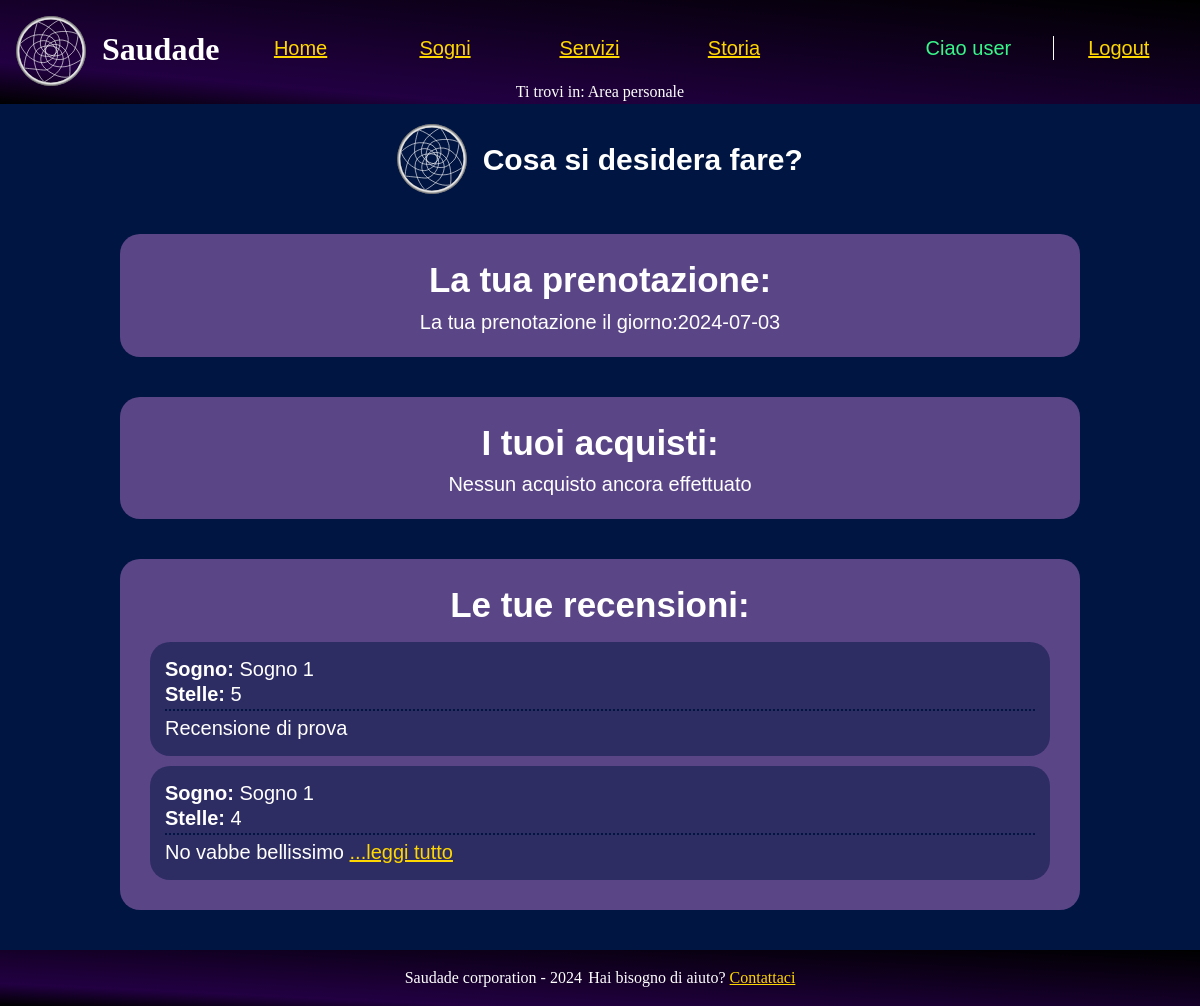
/src/php/dashboardUser.php (signed in), run on an earlier commit of the app's database.
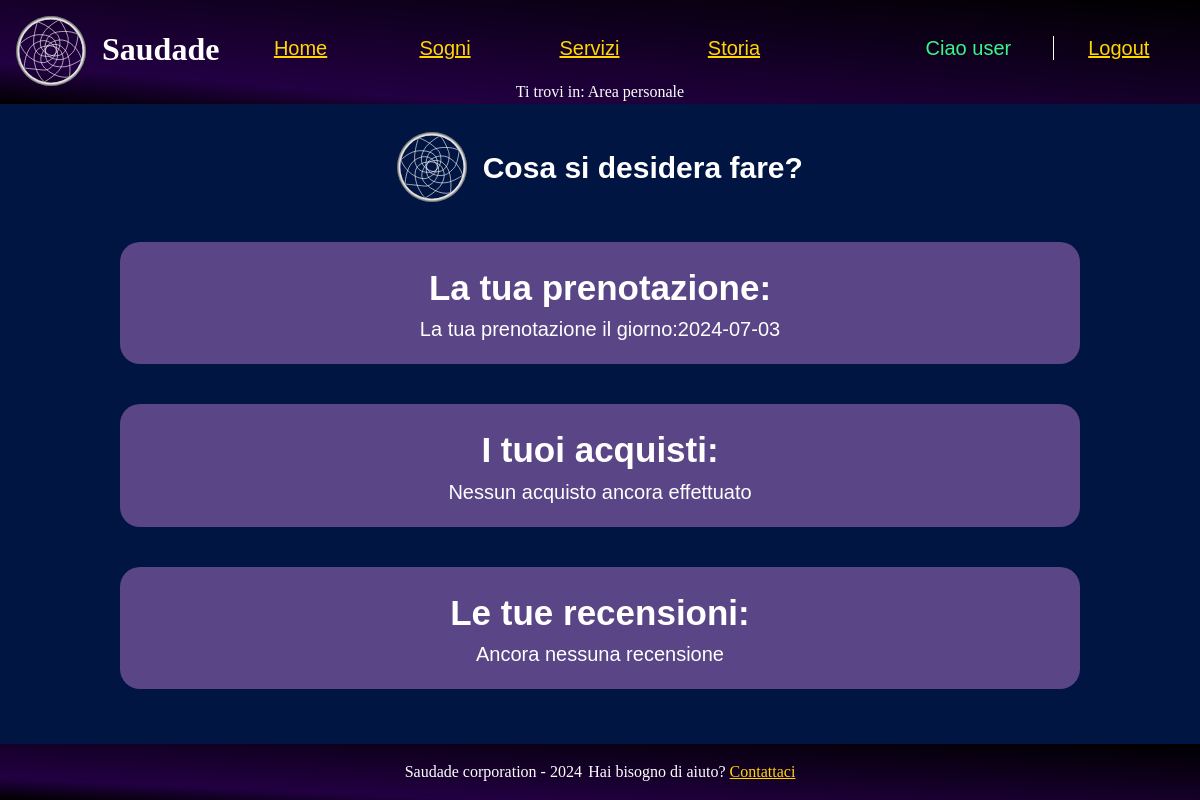
And on a later commit of the database.
### tables this page shows
CREATE TABLE recensioni (
  id SERIAL PRIMARY KEY,
  user_name VARCHAR(20) NOT NULL,
  testo TEXT NOT NULL,
  articolo VARCHAR(20),
  stelle INT CHECK (stelle >= 1 AND stelle <= 5),
  data TIMESTAMP DEFAULT CURRENT_TIMESTAMP,

  FOREIGN KEY (user_name) REFERENCES utenti(user_name) ON DELETE CASCADE ON UPDATE CASCADE,
  FOREIGN KEY (articolo) REFERENCES sogni(titolo) ON DELETE CASCADE  ON UPDATE CASCADE
);

### src/php/functions.php (called while the page is built, shortened)
<?php
class Functions {
    private $connection;
    public function openDBConnection(){
        global $HOST_DB, $USERNAME, $PASSWORD, $DATABASE_NAME;
        $this->connection = mysqli_connect(
            $HOST_DB,
            $USERNAME,
            $PASSWORD,
            $DATABASE_NAME
        );
        $this->connection->set_charset("utf8");
        return mysqli_connect_errno() == 0;
    }
    public function getConnection(){
        return $this->connection;
    }
}

### src/php/dashboardUser.php (the view, shortened to what this page needs)
<?php
    require_once("functions.php");
    $functions = new functions();
    $functions->openDBConnection();
    $pagina = new newPage("../html/dashboardUser.html", "Area personale user", "Area personale user", "Area personale user Saudade");
    if(isset($_SESSION['user_name'])){
        if($_SESSION['user_name'] != "admin") {
            $stmt = $functions->getConnection()->prepare("SELECT * FROM utenti WHERE user_name=?");
            $stmt->bind_param("s", $_SESSION['user_name']);
            $stmt->execute();
            $risultato = $stmt->get_result();
            if(mysqli_num_rows($risultato) > 0){
                $prenotaz = $functions->getConnection()->prepare("SELECT * FROM prenotazioni WHERE user_name=?;");
                $prenotaz->bind_param("s", $_SESSION['user_name']);
                $prenotaz->execute();
                $prenotaz = $prenotaz->get_result();
                if($prenotaz == NULL || mysqli_num_rows($prenotaz) == 0){
                    $pagina->modificaHTML("{prenotazione}", "");
                }else{
                    $prenotazioni = "<div class=\"sectionDash\"><p>La tua prenotazione: </p><ul>";
                    foreach( $prenotaz as $row){
                        $prenotazioni .= "<li>La tua prenotazione il giorno:". $row['data']."</li>";
                    }
                    $prenotazioni .= "</ul></div>";
                }
                $recenz = $functions->getConnection()->prepare("SELECT * FROM recensioni WHERE user_name=? ORDER BY data;");
                $recenz->bind_param("s", $_SESSION['user_name']);
                $recenz->execute();
                $recenz = $recenz->get_result();
                if($recenz == NULL || mysqli_num_rows($recenz) == 0){
                    $rec = "<p>Ancora nessuna recensione</p>";
                }
                else{
                    $rec = "";
                    foreach( $recenz as $row){
                        $rec .= file_get_contents("../html/recensioneTemp.html");
                        $rec = str_replace("{utente}", "<span class='titoletto'>Sogno: </span>" . $row['articolo'], $rec);
                        $rec = str_replace("{stelle}", $row['stelle'], $rec);
                        $text = $row['testo'];
                        $maxLength=20;
                        if (strlen($text) > $maxLength) {
                            $text = substr($text, 0, $maxLength) . '<a href="#" class="read-more" onclick="espandi(event)">...leggi tutto</a><span class="full-description hidden">' . substr($text, $maxLength) . '</span>';
                        }
                        $rec = str_replace("{testo}", $text, $rec);
                    }
                }
            }else{
                $pagina->printErrorPage("Utente non trovato");
            }
        }else{
            $pagina->printErrorPage("<div class=\"sectionDash\">Pagina riservata agli utenti</div>");
        }
    }else{
        $pagina->printErrorPage("<div class=\"sectionDash\">Pagina riservata ad utenti loggati, esegui il <a href=\"login.php\"><span lang=\"en\">login</span></a> per accedere</div>");
    }

What changed in the data, as far as the page shows it:
removed recensioni: articolo "Sogno: Sogno 1 Stelle: 5 Recensione di prova"
removed recensioni: articolo "Sogno: Sogno 1 Stelle: 4", testo "No vabbe bellissimo"
Also different on the page:
text no longer shown: "...leggi tutto"
text now shown: "Ancora nessuna recensione"
